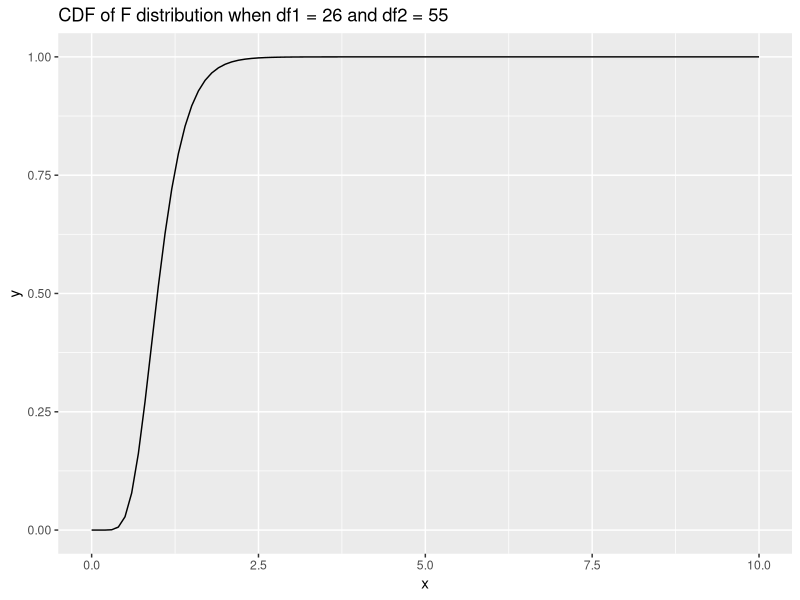

R code for this plot:
## ---- chunk 1
knitr::opts_chunk$set(echo = T, eval=T,tidy=TRUE, tidy.opts=list(width.cutoff=60))
library(tidyverse)
## ---- chunk 2
    rm(list = ls())
    data <- read.csv("airbnb(1).csv")
    full <- data %>% filter(room_type == "Entire home")
    private <- data %>% filter(room_type == "Private room")
    s1 <- sd(full$price)
    s2 <- sd(private$price)
    n1 <- nrow(full)
    n2 <- nrow(private)
    f <- (s1/s2)^2
    f
    p <- 2*(1 - pf(f, n1 - 1, n2 - 1))
    p
## ---- chunk 3
    rm(list = ls())
    data <- read.csv("airbnb(1).csv")
    full <- data %>% filter(room_type == "Entire home")
    private <- data %>% filter(room_type == "Private room")
    s1 <- sd(full$price)
    s2 <- sd(private$price)
    n1 <- nrow(full)
    n2 <- nrow(private)
    f <- (s2/s1)^2
    f
    p <- 2*(pf(f, n2 - 1, n1 - 1))
    p
## ---- chunk 4
    a <- c(0:10)
    p <- ggplot(data.frame(x = a), aes(x))
    p + geom_function(fun = pf, args = list(df1 = 26, df2 = 55)) + 
      labs(title = "CDF of F distribution when df1 = 26 and df2 = 55")
## ---- chunk 5
    rm(list = ls())
    data <- read.csv("airbnb(1).csv")
    private <- data %>% filter(room_type == "Private room")
    s1 <- sd(private$price)
    n1 <- nrow(private)
    t <- (n1 - 1) * s1^2/(40^2)
    t
    p <- 2*(1-pchisq(t, n1 - 1))
    p
## ---- chunk 6
    rm(list = ls())
    n <- 143
    x <- 95
    mean <- x/n
    # use sample proportion to estimate population proportion
    upper <- mean + qnorm(0.975)*sqrt(mean * (1 - mean)/n)
    lower <- mean - qnorm(0.975)*sqrt(mean * (1 - mean)/n)
    upper
    lower
## ---- chunk 7
    p0 <- 0.74
    z <- (mean - p0)/sqrt(p0*(1-p0)/n)
    p <- 2 * pnorm(-abs(z))
    z
    p
## ---- chunk 8
    rm(list = ls())
    m <- 0.07
    p <- 0.5
    n <- ceiling(((qnorm((1-0.99)/2))^2)*p*(1-p)/(m^2))
    n
## ---- chunk 9
    rm(list = ls())
    # Australians
    p1 <- 32/51
    n1 <- 51
    # Americans
    p2 <- 27/63
    n2 <- 63
    # p_hat
    p_hat <- (n1*p1 + n2*p2)/(n1 + n2)
    p_hat
    # hypothesis test
    s <- sqrt(p_hat*(1 - p_hat)*(1/n1 + 1/n2))
    z <- (p1 - p2)/s
    z
    p_value <- 1 - pnorm(z)
    p_value
## ---- chunk 10
    rm(list = ls())
    A <- c(22, 36, 10)
    M <- c(13, 22, 29)
    S <- c(7, 28, 26)
    mat_obs <- matrix(c(A, M, S), nrow = 3, ncol = 3)
    mat_obs
    chisq.test(mat_obs, correct = F)
## ---- chunk 11
    rm(list = ls())
    data <- read.csv("asthma.csv")
    
    # Calculate the difference of Before - After, but not After - Before
    
    data <- data %>% 
      mutate(difference = air - sulf.diox, abs = abs(difference)) %>% 
      arrange(abs) %>% 
      mutate(index = if_else(difference > 0, row_number(), -row_number()))
    
    # T = T+ - T-
    
    t <- abs(sum(data[data$index > 0, 'index'])) - abs(sum(data[data$index < 0, 'index']))
    n <- nrow(data)
    sigma <- sqrt(n*(n + 1)*(2*n + 1)/6)
    t
    n
    sigma
    z <- (t - 0)/sigma
    z
    p <- 2*pnorm(z)
    p
## ---- chunk 12
    p_alt <- wilcox.test(data$air, data$sulf.diox, paired = T, exact = T)
    p_alt
## ---- chunk 13
    rm(list = ls())
    bulimia <- read.csv("bulimia.csv")
    bulimic <- bulimia$bulimic
    healthy <- bulimia$health[1:15]
## ---- chunk 14
    wilcox.test(bulimic, healthy, correct = F, paired = F, exact = F, alternative = 'two.sided')
